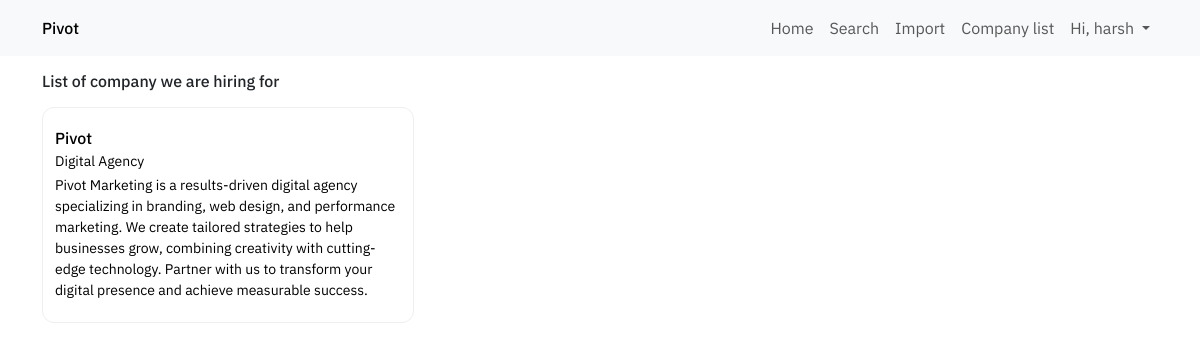
The app's page /company (signed in), older data.
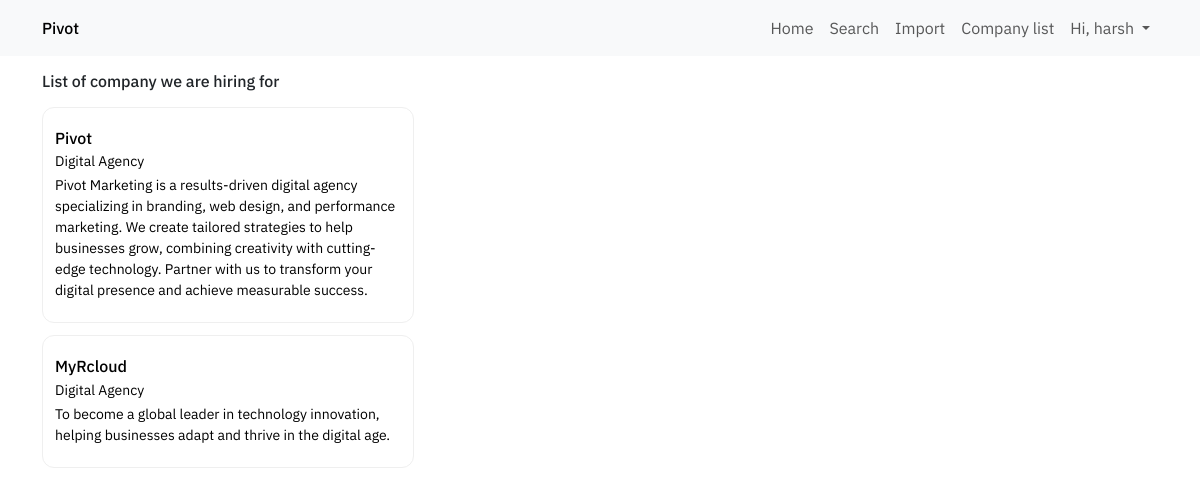
The same page, newer data.
### webpages/models.py (models this page shows, shortened)
class Company(models.Model):
    is_active = models.BooleanField(null=True, blank=True)
    company_name = models.CharField(max_length=255)
    company_address = models.TextField(blank=True, null=True)
    company_email = models.CharField(max_length=255, blank=True, null=True)
    company_info = models.TextField(blank=True, null=True)
    company_domain_name = models.CharField(max_length=255, blank=True, null=True)
    industry_type = models.ForeignKey(IndustryType, on_delete=models.CASCADE, blank=True, null=True)
    company_postal_code = models.CharField(max_length=255, blank=True, null=True)
    company_number_of_employees = models.IntegerField(blank=True, null=True)
    company_time_zone = models.CharField(max_length=255, blank=True, null=True)
    company_linkedin_profile = models.CharField(max_length=255, blank=True, null=True)
    company_annual_revenue = models.CharField(max_length=255, blank=True, null=True)
    company_city = models.CharField(max_length=255, blank=True, null=True)
    company_state_region = models.CharField(max_length=255, blank=True, null=True)
    company_contact_number = models.CharField(max_length=25, blank=True, null=True)
    created_at = models.DateTimeField(auto_now_add=True)
    updated_at = models.DateTimeField(auto_now=True)

class IndustryType(models.Model):
    industry_type_name = models.CharField(max_length=255)
    created_at = models.DateTimeField(auto_now_add=True)
    updated_at = models.DateTimeField(auto_now=True)

### webpages/views.py (the view)
# urls.py: path("company", view=companyList, name="webpages-company-list"),
@login_required(login_url="user-login")
def companyList(request):
    companyList = models.Company.objects.all()
    context = {
        "companyList":companyList
    }
    return render(request, "company-list.html", context)

### templates/company-list.html (shortened to what this page needs)
<!doctype html>
{% load static %}
<html lang="en">
<head>
    <link rel="stylesheet" href="{% static './css/main.css' %}">
    <link href="https://cdn.jsdelivr.net/npm/bootstrap@5.3.3/dist/css/bootstrap.min.css" rel="stylesheet"
>
    <link rel="stylesheet" href="{% static './css/dashboard.css' %}">
</head>
<body>
    {% include 'inc/navbar.html' %}
    <section class="dashboard-section">
        <div class="container">
            <div class="company-list-col">
                <h1 class="wrapper-title company-list-wrapper-title">List of company we are hiring for</h1>
                <div class="company-list-wrapper">
                    <div class="company-list-item">
                        {% for company in companyList %}
                        <a href="{% url 'webpages-company-profile' id=company.id%}" class="company-card-cta">
                            <div class="company-card">
                                <h1 class="company-card-info-item">{{company.company_name}}</h1>
                                <div class="company-card-info-item-domain-name">{{company.industry_type.industry_type_name}}</div>
                                <p class="company-card-info-item company-card-info-item-description">
                                    {{company.company_info}}
                                </p>
                            </div>
                        </a>
                        {% endfor %}
                    </div>
                </div>
            </div>
        </div>
    </section>
</body>
</html>

Row changes from the older to the newer data that the page shows:
added Company: company_name "MyRcloud", industry_type.industry_type_name "Digital Agency", company_info "To become a global leader in technology innovation, helping businesses adapt and thrive in the digital age."
